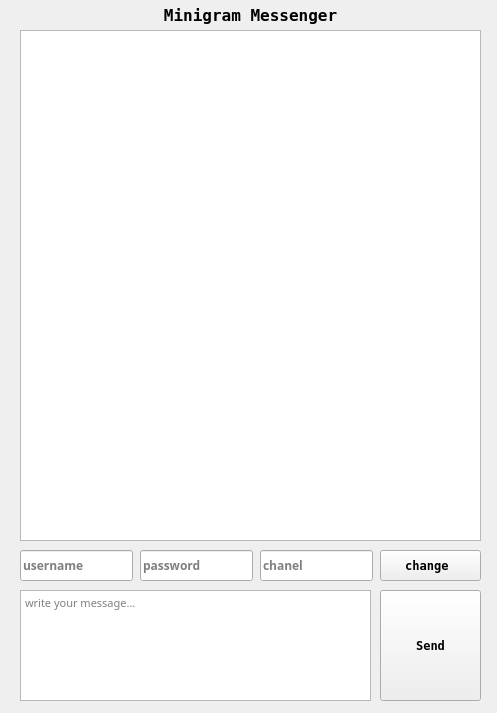
<?xml version="1.0" encoding="UTF-8"?>
<ui version="4.0">
 <class>MainWindow</class>
 <widget class="QMainWindow" name="MainWindow">
  <property name="geometry">
   <rect>
    <x>0</x>
    <y>0</y>
    <width>497</width>
    <height>713</height>
   </rect>
  </property>
  <property name="windowTitle">
   <string>Minigram</string>
  </property>
  <widget class="QWidget" name="centralwidget">
   <widget class="QPushButton" name="pushButton">
    <property name="geometry">
     <rect>
      <x>380</x>
      <y>590</y>
      <width>101</width>
      <height>111</height>
     </rect>
    </property>
    <property name="font">
     <font>
      <family>Terminal</family>
      <weight>75</weight>
      <bold>true</bold>
     </font>
    </property>
    <property name="text">
     <string>Send</string>
    </property>
   </widget>
   <widget class="QLabel" name="label">
    <property name="geometry">
     <rect>
      <x>20</x>
      <y>-10</y>
      <width>461</width>
      <height>51</height>
     </rect>
    </property>
    <property name="font">
     <font>
      <family>Terminal</family>
      <pointsize>12</pointsize>
      <weight>75</weight>
      <italic>false</italic>
      <bold>true</bold>
     </font>
    </property>
    <property name="layoutDirection">
     <enum>Qt::LeftToRight</enum>
    </property>
    <property name="text">
     <string>Minigram Messenger</string>
    </property>
    <property name="textFormat">
     <enum>Qt::RichText</enum>
    </property>
    <property name="alignment">
     <set>Qt::AlignCenter</set>
    </property>
   </widget>
   <widget class="QTextBrowser" name="textBrowser">
    <property name="geometry">
     <rect>
      <x>20</x>
      <y>30</y>
      <width>461</width>
      <height>511</height>
     </rect>
    </property>
    <property name="font">
     <font>
      <family>Microsoft YaHei</family>
     </font>
    </property>
   </widget>
   <widget class="QLineEdit" name="lineEdit">
    <property name="geometry">
     <rect>
      <x>20</x>
      <y>550</y>
      <width>113</width>
      <height>31</height>
     </rect>
    </property>
    <property name="font">
     <font>
      <family>Microsoft YaHei</family>
      <weight>75</weight>
      <bold>true</bold>
     </font>
    </property>
    <property name="placeholderText">
     <string>username</string>
    </property>
   </widget>
   <widget class="QLineEdit" name="lineEdit_2">
    <property name="geometry">
     <rect>
      <x>140</x>
      <y>550</y>
      <width>113</width>
      <height>31</height>
     </rect>
    </property>
    <property name="font">
     <font>
      <family>Microsoft YaHei</family>
      <weight>75</weight>
      <bold>true</bold>
     </font>
    </property>
    <property name="placeholderText">
     <string>password</string>
    </property>
   </widget>
   <widget class="QTextEdit" name="textEdit">
    <property name="geometry">
     <rect>
      <x>20</x>
      <y>590</y>
      <width>351</width>
      <height>111</height>
     </rect>
    </property>
    <property name="font">
     <font>
      <family>Microsoft YaHei</family>
      <pointsize>8</pointsize>
      <italic>false</italic>
     </font>
    </property>
    <property name="placeholderText">
     <string>write your message...</string>
    </property>
   </widget>
   <widget class="QLineEdit" name="lineEdit_3">
    <property name="geometry">
     <rect>
      <x>260</x>
      <y>550</y>
      <width>113</width>
      <height>31</height>
     </rect>
    </property>
    <property name="font">
     <font>
      <family>Microsoft YaHei</family>
      <weight>75</weight>
      <bold>true</bold>
     </font>
    </property>
    <property name="placeholderText">
     <string>chanel</string>
    </property>
   </widget>
   <widget class="QPushButton" name="pushButton_2">
    <property name="geometry">
     <rect>
      <x>380</x>
      <y>550</y>
      <width>101</width>
      <height>31</height>
     </rect>
    </property>
    <property name="font">
     <font>
      <family>Terminal</family>
      <weight>75</weight>
      <bold>true</bold>
     </font>
    </property>
    <property name="text">
     <string>change </string>
    </property>
   </widget>
  </widget>
 </widget>
 <resources/>
 <connections/>
</ui>
